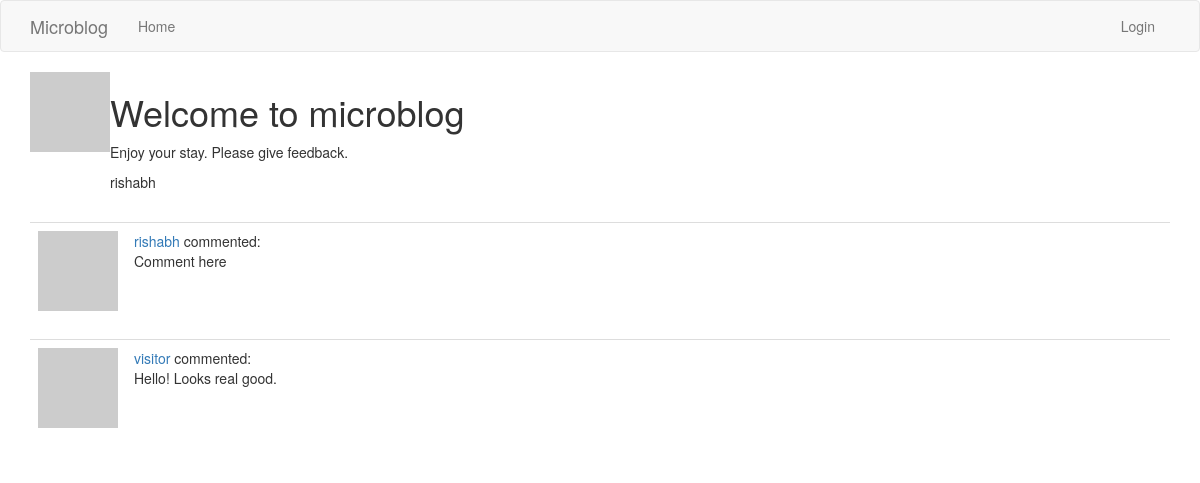
The page /post/Welcome to microblog on the database its author committed.
### app/models.py (models this page shows, shortened)
class Post(db.Model):
    id = db.Column(db.Integer, primary_key=True)
    title=db.Column(db.String(50))
    body = db.Column(db.String(140))
    comments=db.relationship('Comment',backref='commenter',lazy='dynamic')
    timestamp = db.Column(db.DateTime, index=True, default=datetime.utcnow)
    user_id = db.Column(db.Integer, db.ForeignKey('user.id'))

class User(UserMixin,db.Model):
    id = db.Column(db.Integer, primary_key=True)
    username = db.Column(db.String(64), index=True, unique=True)
    email = db.Column(db.String(120), index=True, unique=True)
    password_hash = db.Column(db.String(128))
    posts = db.relationship('Post', backref='author', lazy='dynamic')
    about_me = db.Column(db.String(140))
    last_seen = db.Column(db.DateTime, default=datetime.utcnow)
    followed = db.relationship(
        'User', secondary=followers,
        primaryjoin=(followers.c.follower_id == id),
        secondaryjoin=(followers.c.followed_id == id),
        backref=db.backref('followers', lazy='dynamic'), lazy='dynamic')
    def avatar(self, size):
        digest = md5(self.email.lower().encode('utf-8')).hexdigest()
        return 'https://www.gravatar.com/avatar/{}?d=identicon&s={}'.format(
            digest, size)

class Comment(db.Model):
    id=db.Column(db.Integer,primary_key=True)
    email=db.Column(db.String(64),db.ForeignKey('user.email'))
    user=db.Column(db.String(64),db.ForeignKey('user.username'))
    post_id=db.Column(db.Integer,db.ForeignKey('post.id'))
    body=db.Column(db.String(150))
    timestamp=db.Column(db.DateTime,index=True,default=datetime.utcnow)
    def avatar(self, size):
        digest = md5(self.email.lower().encode('utf-8')).hexdigest()
        return 'https://www.gravatar.com/avatar/{}?d=identicon&s={}'.format(
            digest, size)

### app/routes.py (the view)
@app.route('/post/<postname>',methods=['GET','POST'])
def post(postname):
    form=CommentForm()
    post=Post.query.filter_by(title=postname).first_or_404()
    if form.validate_on_submit():
        comment=Comment(user=current_user.username,email=current_user.email,post_id=post.id,body=form.comment.data)
        db.session.add(comment)
        db.session.commit()
    postid=post.id
    page=request.args.get('page',1,type=int)
    comments=Comment.query.filter_by(post_id=postid).all()
    userid=post.user_id
    user=User.query.filter_by(id=userid).first_or_404()
    return render_template('_comment.html',post=post,user=user,form=form,comments=comments)

### app/routes.py (called while the page is built)
@app.before_request
def before_request():
    if current_user.is_authenticated:
        current_user.last_seen = datetime.utcnow()
        db.session.commit()

### app/templates/_comment.html (shortened to what this page needs)
{% extends "base.html" %}
{% import 'bootstrap/wtf.html' as wtf %}
{% block app_content %}
<table>
	<tr valign="top">
		<td><img src="{{ user.avatar(128) }}"></td>
		<td><h1>{{post.title}}</h1>
			<p>{{post.body}}</p>
			<p>{{user.username}}</p></td>
	</tr>
</table>
    <br>
    {% for comment in comments %}
        {% include 'comments.html' %}
    {% endfor %}
{%endblock%}

### app/templates/comments.html
<table class="table table-hover">
	<tr>
		<td width="70px">
			<a href="{{ url_for('user', username=comment.user) }}">
                    <img src="{{ comment.avatar(70) }}" />
                </a>
            </td>
            <td>
            	<a href="{{ url_for('user', username=comment.user) }}">
            	{{comment.user}}</a>
            	commented:<br>
            	{{comment.body}}
            </td>
	</tr>
</table>

### rows shown on the page
Post: title "Welcome to microblog", body "Enjoy your stay. Please give feedback."
User: username "rishabh"
Comment: user "rishabh", body "Comment here"
Comment: user "visitor", body "Hello! Looks real good."
